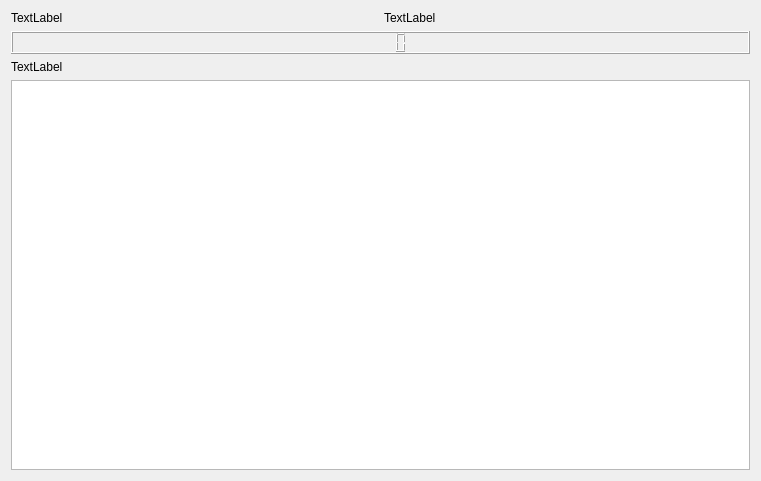
<?xml version="1.0" encoding="UTF-8"?>
<ui version="4.0">
 <class>Widget</class>
 <widget class="QWidget" name="Widget">
  <property name="geometry">
   <rect>
    <x>0</x>
    <y>0</y>
    <width>761</width>
    <height>481</height>
   </rect>
  </property>
  <property name="windowTitle">
   <string>电脑实时内存使用情况</string>
  </property>
  <layout class="QVBoxLayout" name="verticalLayout">
   <item>
    <layout class="QHBoxLayout" name="horizontalLayout">
     <item>
      <widget class="QLabel" name="labLive">
       <property name="text">
        <string>TextLabel</string>
       </property>
      </widget>
     </item>
     <item>
      <widget class="QLabel" name="labDateTime">
       <property name="text">
        <string>TextLabel</string>
       </property>
      </widget>
     </item>
    </layout>
   </item>
   <item>
    <widget class="QLCDNumber" name="lcdNumber"/>
   </item>
   <item>
    <widget class="QLabel" name="labCPUMemory">
     <property name="text">
      <string>TextLabel</string>
     </property>
    </widget>
   </item>
   <item>
    <widget class="QTableWidget" name="tableWidget"/>
   </item>
  </layout>
 </widget>
 <resources/>
 <connections/>
</ui>
